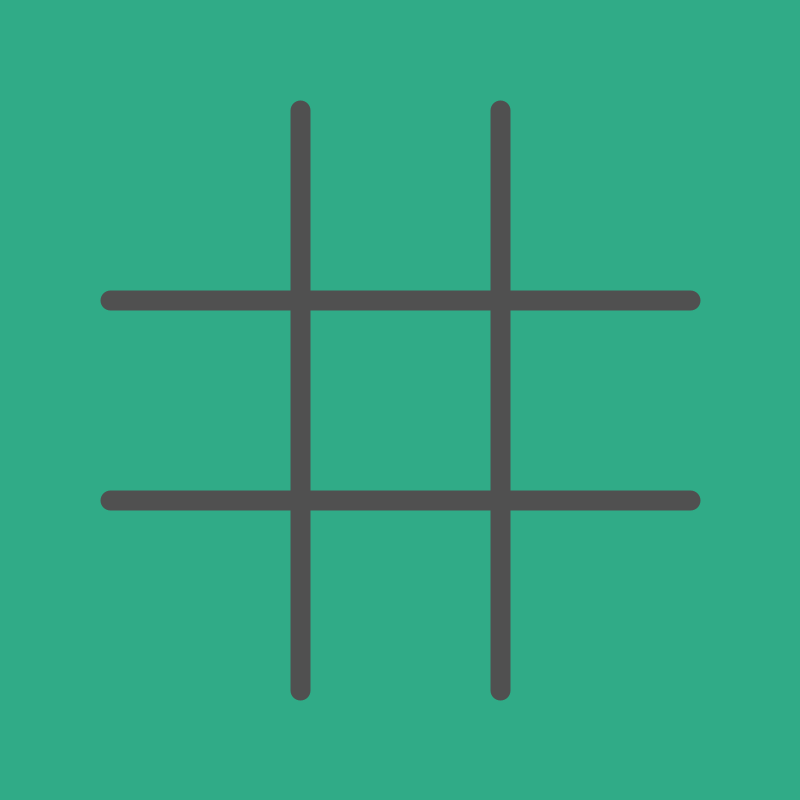
Frame 1 (no input)
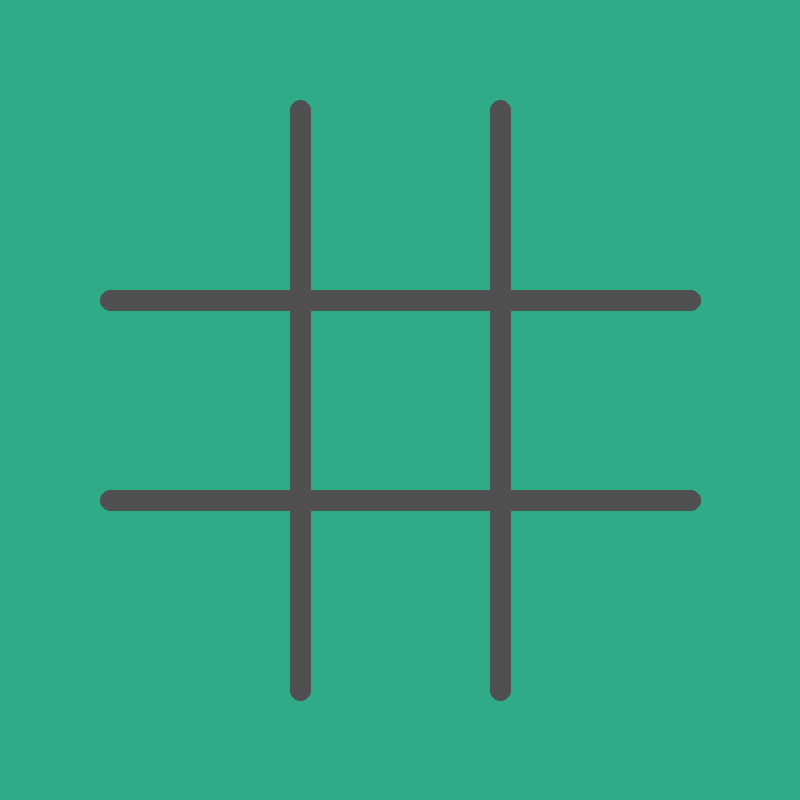
Frame 60 (the mouse pressed at the canvas centre just before this capture)
Frame 120 (the mouse held since frame 60 and released just before this capture): identical to frame 60, image omitted

The Processing sketch that drew these frames (run headless with seeded random() and noise(); from frame 60 on, the mouse is pressed at the canvas centre):

// Processing sketch: sketch_200417m
// ── sketch_200417m.pde
int[] ligne1 = {2, 2, 2};
int[] ligne2 = {2, 2, 2};
int[] ligne3 = {2, 2, 2};
int[] coordsline = {150,350,550,250,450,650};
int[] coordscircle = {200,400,600};
int tour = 0;
int[] cases = {2,2,2,2,2,2,2,2,2};
int c = 0;
int a = 100;
int b = 0;

void setup()
{
  size(800, 800);
  background(48, 171, 135);
}

void draw() {
  stroke(80);
  strokeWeight(20);
  fill(80);
  line(300,110,300,690);
  line(500,110,500,690);
  line(110,300,690,300);
  line(110,500,690,500);
  fill(126, 3, 2);
  stroke(126, 3, 2);
  strokeWeight(17);
  for(int i=0 ; i<3 ; i++)
  {
    fill(126, 3, 2);
    stroke(126, 3, 2);
    if(ligne1[i]==0)
    {
      line(coordsline[i],coordsline[0],coordsline[i+3],coordsline[3]);
      line(coordsline[i],coordsline[3],coordsline[i+3],coordsline[0]);
    }
    if(ligne2[i]==0)
    {
      line(coordsline[i],coordsline[1],coordsline[i+3],coordsline[4]);
      line(coordsline[i],coordsline[4],coordsline[i+3],coordsline[1]);
    }
    if(ligne3[i]==0)
    {
      line(coordsline[i],coordsline[2],coordsline[i+3],coordsline[5]);
      line(coordsline[i],coordsline[5],coordsline[i+3],coordsline[2]);
    }
    fill(48, 171, 135);
    stroke(210, 210, 210);
    if(ligne1[i]==1)
    {
      circle(coordscircle[i],200,110);
    }
    if(ligne2[i]==1)
    {
      circle(coordscircle[i],400,110);
    }
    if(ligne3[i]==1)
    {
      circle(coordscircle[i],600,110);
    }
  }
}
void mouseClicked()
  {
    if(mouseX<300 && mouseX>=100 && mouseY<300 && mouseY>=100 && ligne1[0]==2)
    {
      ligne1[0]=0;
      cases[0]=0;
      c=1;
    }
    if(mouseX<500 && mouseX>300 && mouseY<300 && mouseY>=100 && ligne1[1]==2)
    {
      ligne1[1]=0;
      cases[1]=0;
      c=1;
    }
    if(mouseX>500 && mouseX<=700 && mouseY<300 && mouseY>=100 && ligne1[2]==2)
    {
      ligne1[2]=0;
      cases[2]=0;
      c=1;
    }
    if(mouseX<300 && mouseX>=100 && mouseY<500 && mouseY>300 && ligne2[0]==2)
    {
      ligne2[0]=0;
      cases[3]=0;
      c=1;
    }
    if(mouseX<500 && mouseX>300 && mouseY<500 && mouseY>300 && ligne2[1]==2)
    {
      ligne2[1]=0;
      cases[4]=0;
      c=1;
    }
    if(mouseX<=700 && mouseX>500 && mouseY<500 && mouseY>300 && ligne2[2]==2)
    {
      ligne2[2]=0;
      cases[5]=0;
      c=1;
    }
    if(mouseX<300 && mouseX>=100 && mouseY<=700 && mouseY>500 && ligne3[0]==2)
    {
      ligne3[0]=0;
      cases[6]=0;
      c=1;
    }
    if(mouseX<500 && mouseX>300 && mouseY<=700 && mouseY>500 && ligne3[1]==2)
    {
      ligne3[1]=0;
      cases[7]=0;
      c=1;
    }
    if(mouseX<=700 && mouseX>500 && mouseY<=700 && mouseY>500 && ligne3[2]==2)
    {
      ligne3[2]=0;
      cases[8]=0;
      c=1;
    }
    textSize(20);
    if(ligne1[0]==0 && ligne2[0]==0 && ligne3[0]==0)
    {
      text("Gagné !",380,50);
      b=1;
    }
    if(ligne1[1]==0 && ligne2[1]==0 && ligne3[1]==0)
    {
      text("Gagné !",380,50);
      b=1;
    }
    if(ligne1[2]==0 && ligne2[2]==0 && ligne3[2]==0)
    {
      text("Gagné !",380,50);
      b=1;
    }
    if(ligne1[0]==0 && ligne1[1]==0 && ligne1[2]==0)
    {
      text("Gagné !",380,50);
      b=1;
    }
    if(ligne2[0]==0 && ligne2[1]==0 && ligne2[2]==0)
    {
      text("Gagné !",380,50);
      b=1;
    }
    if(ligne3[0]==0 && ligne3[1]==0 && ligne3[2]==0)
    {
      text("Gagné !",380,50);
      b=1;
    }
    if(ligne1[0]==0 && ligne2[1]==0 && ligne3[2]==0)
    {
      text("Gagné !",380,50);
      b=1;
    }
    if(ligne1[2]==0 && ligne2[1]==0 && ligne3[0]==0)
    {
      text("Gagné !",380,50);
      b=1;
    }
    if(c==1 && b!=1)
    {
      tour=tour+1;
      if(tour==1)
      {
        a=int(random(0,8));
        while(cases[a]!=2)
        {
          a=int(random(0,8));
        }
      }
      if(tour==2)
      {
        if(ligne1[0]==0 && ligne1[1]==0)
        {
          a=2;
        }
          if(ligne1[1]==0 && ligne1[2]==0)
        {
          a=0;
        }
          if(ligne1[0]==0 && ligne1[2]==0)
        {
          a=1;
        }
        if(ligne2[0]==0 && ligne2[1]==0)
        {
          a=5;
        }
          if(ligne2[1]==0 && ligne2[2]==0)
        {
          a=3;
        }
          if(ligne2[0]==0 && ligne2[2]==0)
        {
          a=4;
        }
        if(ligne3[0]==0 && ligne3[1]==0)
        {
          a=8;
        }
          if(ligne3[1]==0 && ligne3[2]==0)
        {
          a=6;
        }
          if(ligne3[0]==0 && ligne3[2]==0)
        {
          a=7;
        }
        if(ligne1[0]==0 && ligne2[0]==0)
        {
          a=6;
        }
          if(ligne3[0]==0 && ligne2[0]==0)
        {
          a=0;
        }
          if(ligne1[0]==0 && ligne3[0]==0)
        {
          a=3;
        }
        if(ligne1[1]==0 && ligne2[1]==0)
        {
          a=7;
        }
          if(ligne3[1]==0 && ligne2[1]==0)
        {
          a=1;
        }
          if(ligne1[1]==0 && ligne3[1]==0)
        {
          a=4;
        }
        if(ligne1[2]==0 && ligne2[2]==0)
        {
          a=8;
        }
          if(ligne3[2]==0 && ligne2[2]==0)
        {
          a=2;
        }
          if(ligne1[2]==0 && ligne3[2]==0)
        {
          a=5;
        }
        if(ligne1[0]==0 && ligne2[1]==0)
        {
          a=8;
        }
          if(ligne2[1]==0 && ligne3[2]==0)
        {
          a=0;
        }
          if(ligne1[0]==0 && ligne3[2]==0)
        {
          a=4;
        }
        if(ligne1[2]==0 && ligne2[1]==0)
        {
          a=6;
        }
          if(ligne2[1]==0 && ligne3[0]==0)
        {
          a=2;
        }
          if(ligne1[2]==0 && ligne3[0]==0)
        {
          a=4;
        }
        while(cases[a]!=2 || a==100)
        {
          a=int(random(0,8));
        }
      }
      if(tour==3)
      {
        if(ligne1[0]==0 && ligne1[1]==0)
        {
          a=2;
        }
          if(ligne1[1]==0 && ligne1[2]==0)
        {
          a=0;
        }
          if(ligne1[0]==0 && ligne1[2]==0)
        {
          a=1;
        }
        if(ligne2[0]==0 && ligne2[1]==0)
        {
          a=5;
        }
          if(ligne2[1]==0 && ligne2[2]==0)
        {
          a=3;
        }
          if(ligne2[0]==0 && ligne2[2]==0)
        {
          a=4;
        }
        if(ligne3[0]==0 && ligne3[1]==0)
        {
          a=8;
        }
          if(ligne3[1]==0 && ligne3[2]==0)
        {
          a=6;
        }
          if(ligne3[0]==0 && ligne3[2]==0)
        {
          a=7;
        }
        if(ligne1[0]==0 && ligne2[0]==0)
        {
          a=6;
        }
          if(ligne3[0]==0 && ligne2[0]==0)
        {
          a=0;
        }
          if(ligne1[0]==0 && ligne3[0]==0)
        {
          a=3;
        }
        if(ligne1[1]==0 && ligne2[1]==0)
        {
          a=7;
        }
          if(ligne3[1]==0 && ligne2[1]==0)
        {
          a=1;
        }
          if(ligne1[1]==0 && ligne3[1]==0)
        {
          a=4;
        }
        if(ligne1[2]==0 && ligne2[2]==0)
        {
          a=8;
        }
          if(ligne3[2]==0 && ligne2[2]==0)
        {
          a=2;
        }
          if(ligne1[2]==0 && ligne3[2]==0)
        {
          a=5;
        }
        if(ligne1[0]==0 && ligne2[1]==0)
        {
          a=8;
        }
          if(ligne2[1]==0 && ligne3[2]==0)
        {
          a=0;
        }
          if(ligne1[0]==0 && ligne3[2]==0)
        {
          a=4;
        }
        if(ligne1[2]==0 && ligne2[1]==0)
        {
          a=6;
        }
          if(ligne2[1]==0 && ligne3[0]==0)
        {
          a=2;
        }
          if(ligne1[2]==0 && ligne3[0]==0)
        {
          a=4;
        }
        if(ligne1[0]==1 && ligne1[1]==1 && ligne1[2]==2)
        {
          a=2;
        }
          if(ligne1[1]==1 && ligne1[2]==1 && ligne1[0]==2)
        {
          a=0;
        }
          if(ligne1[0]==1 && ligne1[2]==1 && ligne1[1]==2)
        {
          a=1;
        }
        if(ligne2[0]==1 && ligne2[1]==1 && ligne2[2]==2)
        {
          a=5;
        }
          if(ligne2[1]==1 && ligne2[2]==1 && ligne2[0]==2)
        {
          a=3;
        }
          if(ligne2[0]==1 && ligne2[2]==1 && ligne2[1]==2)
        {
          a=4;
        }
        if(ligne3[0]==1 && ligne3[1]==1 && ligne3[2]==2)
        {
          a=8;
        }
          if(ligne3[1]==1 && ligne3[2]==1 && ligne3[0]==2)
        {
          a=6;
        }
          if(ligne3[0]==1 && ligne3[2]==1 && ligne3[1]==2)
        {
          a=7;
        }
        if(ligne1[0]==1 && ligne2[0]==1 && ligne3[0]==2)
        {
          a=6;
        }
          if(ligne3[0]==1 && ligne2[0]==1 && ligne1[0]==2)
        {
          a=0;
        }
          if(ligne1[0]==1 && ligne3[0]==1 && ligne2[0]==2)
        {
          a=3;
        }
        if(ligne1[1]==1 && ligne2[1]==1 && ligne3[1]==2)
        {
          a=7;
        }
          if(ligne3[1]==1 && ligne2[1]==1 && ligne1[1]==2)
        {
          a=1;
        }
          if(ligne1[1]==1 && ligne3[1]==1 && ligne2[1]==2)
        {
          a=4;
        }
        if(ligne1[2]==1 && ligne2[2]==1 && ligne3[2]==2)
        {
          a=8;
        }
          if(ligne3[2]==1 && ligne2[2]==1 && ligne1[2]==2)
        {
          a=2;
        }
          if(ligne1[2]==1 && ligne3[2]==1 && ligne2[2]==2)
        {
          a=5;
        }
        if(ligne1[0]==1 && ligne2[1]==1 && ligne3[2]==2)
        {
          a=8;
        }
          if(ligne2[1]==1 && ligne3[2]==1 && ligne1[0]==2)
        {
          a=0;
        }
          if(ligne1[0]==1 && ligne3[2]==1 && ligne2[1]==2)
        {
          a=4;
        }
        if(ligne1[2]==1 && ligne2[1]==1 && ligne3[0]==2)
        {
          a=6;
        }
          if(ligne2[1]==1 && ligne3[0]==1 && ligne1[2]==2)
        {
          a=2;
        }
          if(ligne1[2]==1 && ligne3[0]==1 && ligne2[1]==2)
        {
          a=4;
        }
        while(cases[a]!=2 || a==100)
        {
          a=int(random(0,8));
        }
      }
      if(tour==4)
      {
        if(ligne1[0]==0 && ligne1[1]==0)
        {
          a=2;
        }
          if(ligne1[1]==0 && ligne1[2]==0)
        {
          a=0;
        }
          if(ligne1[0]==0 && ligne1[2]==0)
        {
          a=1;
        }
        if(ligne2[0]==0 && ligne2[1]==0)
        {
          a=5;
        }
          if(ligne2[1]==0 && ligne2[2]==0)
        {
          a=3;
        }
          if(ligne2[0]==0 && ligne2[2]==0)
        {
          a=4;
        }
        if(ligne3[0]==0 && ligne3[1]==0)
        {
          a=8;
        }
          if(ligne3[1]==0 && ligne3[2]==0)
        {
          a=6;
        }
          if(ligne3[0]==0 && ligne3[2]==0)
        {
          a=7;
        }
        if(ligne1[0]==0 && ligne2[0]==0)
        {
          a=6;
        }
          if(ligne3[0]==0 && ligne2[0]==0)
        {
          a=0;
        }
          if(ligne1[0]==0 && ligne3[0]==0)
        {
          a=3;
        }
        if(ligne1[1]==0 && ligne2[1]==0)
        {
          a=7;
        }
          if(ligne3[1]==0 && ligne2[1]==0)
        {
          a=1;
        }
          if(ligne1[1]==0 && ligne3[1]==0)
        {
          a=4;
        }
        if(ligne1[2]==0 && ligne2[2]==0)
        {
          a=8;
        }
          if(ligne3[2]==0 && ligne2[2]==0)
        {
          a=2;
        }
          if(ligne1[2]==0 && ligne3[2]==0)
        {
          a=5;
        }
        if(ligne1[0]==0 && ligne2[1]==0)
        {
          a=8;
        }
          if(ligne2[1]==0 && ligne3[2]==0)
        {
          a=0;
        }
          if(ligne1[0]==0 && ligne3[2]==0)
        {
          a=4;
        }
        if(ligne1[2]==0 && ligne2[1]==0)
        {
          a=6;
        }
          if(ligne2[1]==0 && ligne3[0]==0)
        {
          a=2;
        }
          if(ligne1[2]==0 && ligne3[0]==0)
        {
          a=4;
        }
        if(ligne1[0]==1 && ligne1[1]==1 && ligne1[2]==2)
        {
          a=2;
        }
          if(ligne1[1]==1 && ligne1[2]==1 && ligne1[0]==2)
        {
          a=0;
        }
          if(ligne1[0]==1 && ligne1[2]==1 && ligne1[1]==2)
        {
          a=1;
        }
        if(ligne2[0]==1 && ligne2[1]==1 && ligne2[2]==2)
        {
          a=5;
        }
          if(ligne2[1]==1 && ligne2[2]==1 && ligne2[0]==2)
        {
          a=3;
        }
          if(ligne2[0]==1 && ligne2[2]==1 && ligne2[1]==2)
        {
          a=4;
        }
        if(ligne3[0]==1 && ligne3[1]==1 && ligne3[2]==2)
        {
          a=8;
        }
          if(ligne3[1]==1 && ligne3[2]==1 && ligne3[0]==2)
        {
          a=6;
        }
          if(ligne3[0]==1 && ligne3[2]==1 && ligne3[1]==2)
        {
          a=7;
        }
        if(ligne1[0]==1 && ligne2[0]==1 && ligne3[0]==2)
        {
          a=6;
        }
          if(ligne3[0]==1 && ligne2[0]==1 && ligne1[0]==2)
        {
          a=0;
        }
          if(ligne1[0]==1 && ligne3[0]==1 && ligne2[0]==2)
        {
          a=3;
        }
        if(ligne1[1]==1 && ligne2[1]==1 && ligne3[1]==2)
        {
          a=7;
        }
          if(ligne3[1]==1 && ligne2[1]==1 && ligne1[1]==2)
        {
          a=1;
        }
          if(ligne1[1]==1 && ligne3[1]==1 && ligne2[1]==2)
        {
          a=4;
        }
        if(ligne1[2]==1 && ligne2[2]==1 && ligne3[2]==2)
        {
          a=8;
        }
          if(ligne3[2]==1 && ligne2[2]==1 && ligne1[2]==2)
        {
          a=2;
        }
          if(ligne1[2]==1 && ligne3[2]==1 && ligne2[2]==2)
        {
          a=5;
        }
        if(ligne1[0]==1 && ligne2[1]==1 && ligne3[2]==2)
        {
          a=8;
        }
          if(ligne2[1]==1 && ligne3[2]==1 && ligne1[0]==2)
        {
          a=0;
        }
          if(ligne1[0]==1 && ligne3[2]==1 && ligne2[1]==2)
        {
          a=4;
        }
        if(ligne1[2]==1 && ligne2[1]==1 && ligne3[0]==2)
        {
          a=6;
        }
          if(ligne2[1]==1 && ligne3[0]==1 && ligne1[2]==2)
        {
          a=2;
        }
          if(ligne1[2]==1 && ligne3[0]==1 && ligne2[1]==2)
        {
          a=4;
        }
        while(cases[a]!=2 || a==100)
        {
          a=int(random(0,8));
        }
      }
      c=0;
      if(a==0)
      {
        ligne1[0]=1;
        cases[a]=1;
      }
      if(a==1)
      {
        ligne1[1]=1;
        cases[a]=1;
      }
      if(a==2)
      {
        ligne1[2]=1;
        cases[a]=1;
      }
      if(a==3)
      {
        ligne2[0]=1;
        cases[a]=1;
      }
      if(a==4)
      {
        ligne2[1]=1;
        cases[a]=1;
      }
      if(a==5)
      {
        ligne2[2]=1;
        cases[a]=1;
      }
      if(a==6)
      {
        ligne3[0]=1;
        cases[a]=1;
      }
      if(a==7)
      {
        ligne3[1]=1;
        cases[a]=1;
      }
      if(a==8)
      {
        ligne3[2]=1;
        cases[a]=1;
      }
      a=100;
    }
    if(ligne1[0]==1 && ligne2[0]==1 && ligne3[0]==1)
    {
      text("Perdu !",380,50);
    }
    if(ligne1[1]==1 && ligne2[1]==1 && ligne3[1]==1)
    {
      text("Perdu !",380,50);
    }
    if(ligne1[2]==1 && ligne2[2]==1 && ligne3[2]==1)
    {
      text("Perdu !",380,50);
    }
    if(ligne1[0]==1 && ligne1[1]==1 && ligne1[2]==1)
    {
      text("Perdu !",380,50);
    }
    if(ligne2[0]==1 && ligne2[1]==1 && ligne2[2]==1)
    {
      text("Perdu !",380,50);
    }
    if(ligne3[0]==1 && ligne3[1]==1 && ligne3[2]==1)
    {
      text("Perdu !",380,50);
    }
    if(ligne1[0]==1 && ligne2[1]==1 && ligne3[2]==1)
    {
      text("Perdu !",380,50);
    if(ligne1[2]==1 && ligne2[1]==1 && ligne3[0]==1)
    {
      text("Perdu !",380,50);
    }
  }
}
